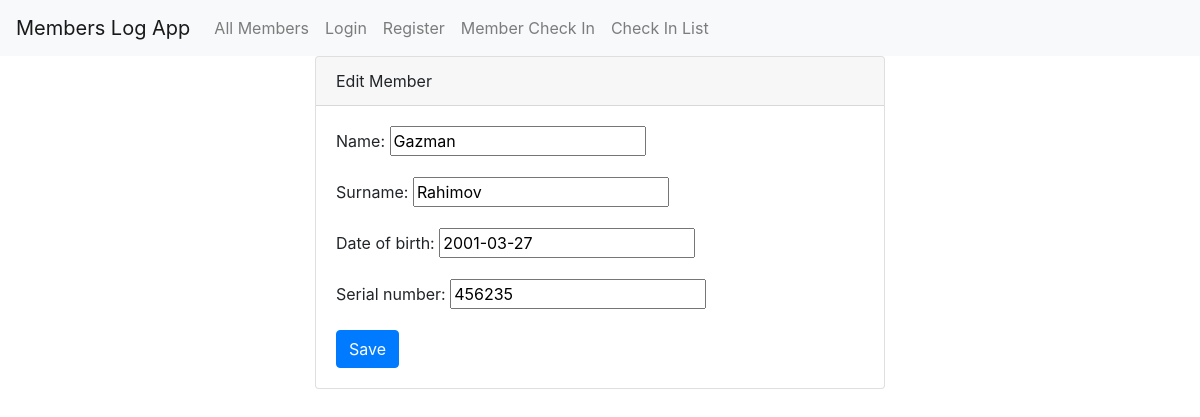
Page /member/2/edit/ on the committed database.
### logTracker/models.py (models this page shows, shortened)
class Member(models.Model):
    name = models.CharField(max_length=30, blank=False)
    surname = models.CharField(max_length=30, blank=False)
    date_of_birth = models.DateField(blank=False)
    serial_number = models.CharField(max_length=6, blank=False)

### logTracker/views.py (the view)
# urls.py: path('member/<int:member_id>/edit/', editMember, name='edit_member'),
def editMember(request, member_id):
    member = Member.objects.get(pk=member_id)
    if request.method == 'POST':
        form = EditMemberForm(request.POST, instance=member)
        if form.is_valid():
            form.save()
            return redirect('members')
    else:
        form = EditMemberForm(instance=member)
    return render(request, 'edit_member.html', {'form': form})

### logTracker/forms.py
class EditMemberForm(ModelForm):
    class Meta:
        model = Member
        fields = '__all__'

### logTracker/templates/frontend/edit_member.html (shortened to what this page needs)
{% extends 'base.html' %}
{% block content %}
    <div class="row justify-content-center">
        <div class="col-md-6">
            <div class="card">
                <div class="card-header">Edit Member</div>
                <div class="card-body">
                    <form method="POST">
                        {{ form.as_p }}
                        <button type="submit" class="btn btn-primary">Save</button>
                    </form>
                </div>
            </div>
        </div>
    </div>
{% endblock %}

### rows in the picture
Member: name "Gazman", surname "Rahimov", date_of_birth "2001-03-27", serial_number "456235"
